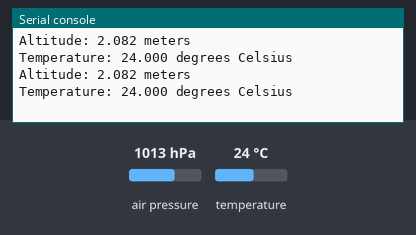
Recording of a program running on a simulated CircuitPython board. On the bench: the last lines printed to the serial console. The test bench sets the inputs (shaded band); at power-on: air pressure 1013 hPa, temperature 24 °C.

Above: at 1.2 s.
1.3 s: air pressure set to 952 hPa
At 2.6 s:
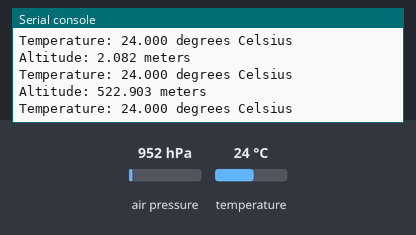
2.8 s: temperature set to 12 °C
At 3.8 s:
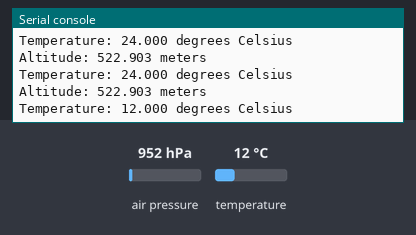
4.3 s: air pressure set to 975 hPa
At 5.4 s:
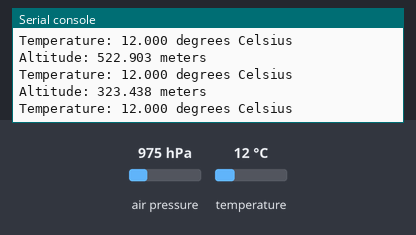
Timing chart, 0 to 7.3 s (numbered marks = the images above; inputs shaded):
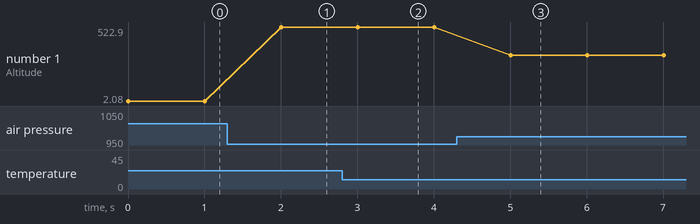

The program:

altTest.py
```python
# Simple demo of the MPL3115A2 sensor.
# Will read the pressure and temperature and print them out every second.
import time
import board
import adafruit_mpl3115a2


# Create sensor object, communicating over the board's default I2C bus
i2c = board.I2C()  # uses board.SCL and board.SDA

# Initialize the MPL3115A2.
sensor = adafruit_mpl3115a2.MPL3115A2(i2c)
# Alternatively you can specify a different I2C address for the device:
# sensor = adafruit_mpl3115a2.MPL3115A2(i2c, address=0x10)

# You can configure the pressure at sealevel to get better altitude estimates.
# This value has to be looked up from your local weather forecast or meteorological
# reports.  It will change day by day and even hour by hour with weather
# changes.  Remember altitude estimation from barometric pressure is not exact!
# Set this to a value in pascals:
sensor.sealevel_pressure = 102250

# Main loop to read the sensor values and print them every second.
while True:
    altitude = sensor.altitude
    print("Altitude: {0:0.3f} meters".format(altitude))
    temperature = sensor.temperature
    print("Temperature: {0:0.3f} degrees Celsius".format(temperature))
    time.sleep(1.0)
```

Measured:
- after the input at 1.3 s, the serial console: prints a new line after 0.70 s (image 1)
- after the input at 2.8 s, the serial console: prints a new line after 0.20 s (image 2)
- after the input at 4.3 s, the serial console: prints a new line after 0.71 s (image 3)
- plotted number 1: 2.08 → 522.9 after the input at 1.3 s, 522.9 → 323.44 after the input at 4.3 s
